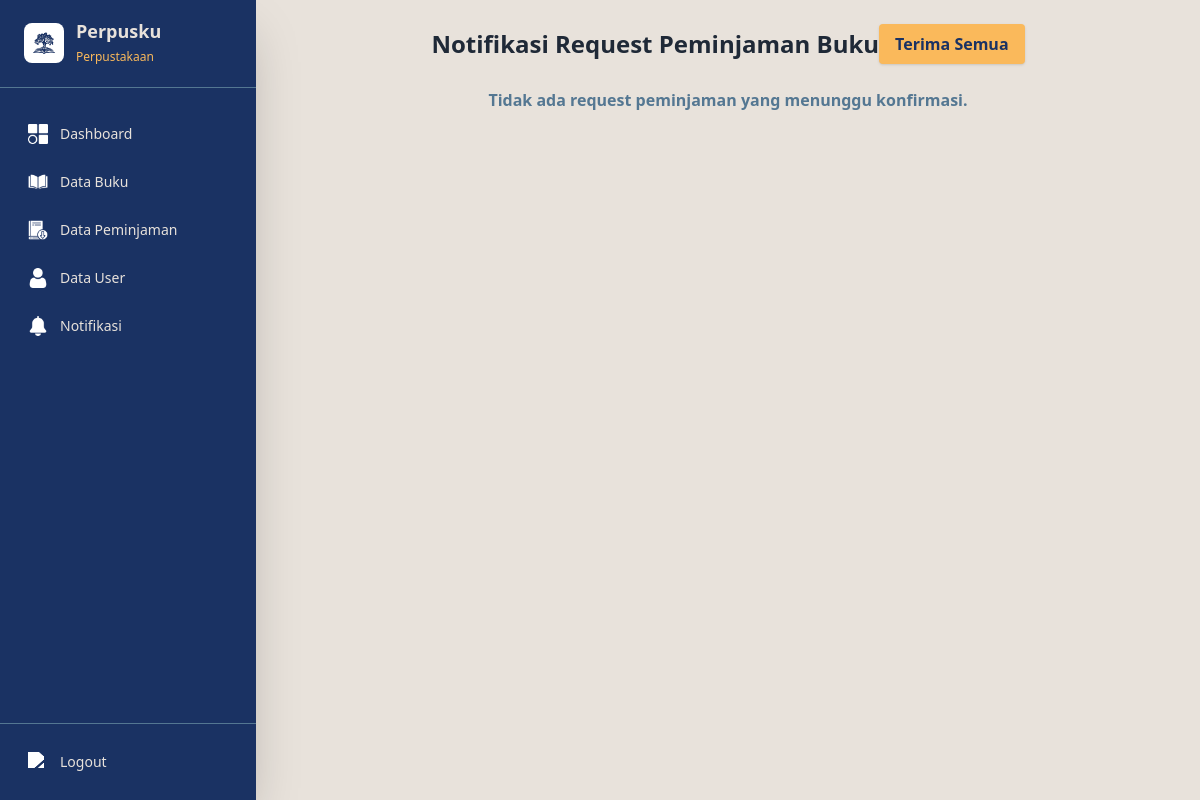
Before: /view/admin/notifikasi.php (signed in) with the older database file.
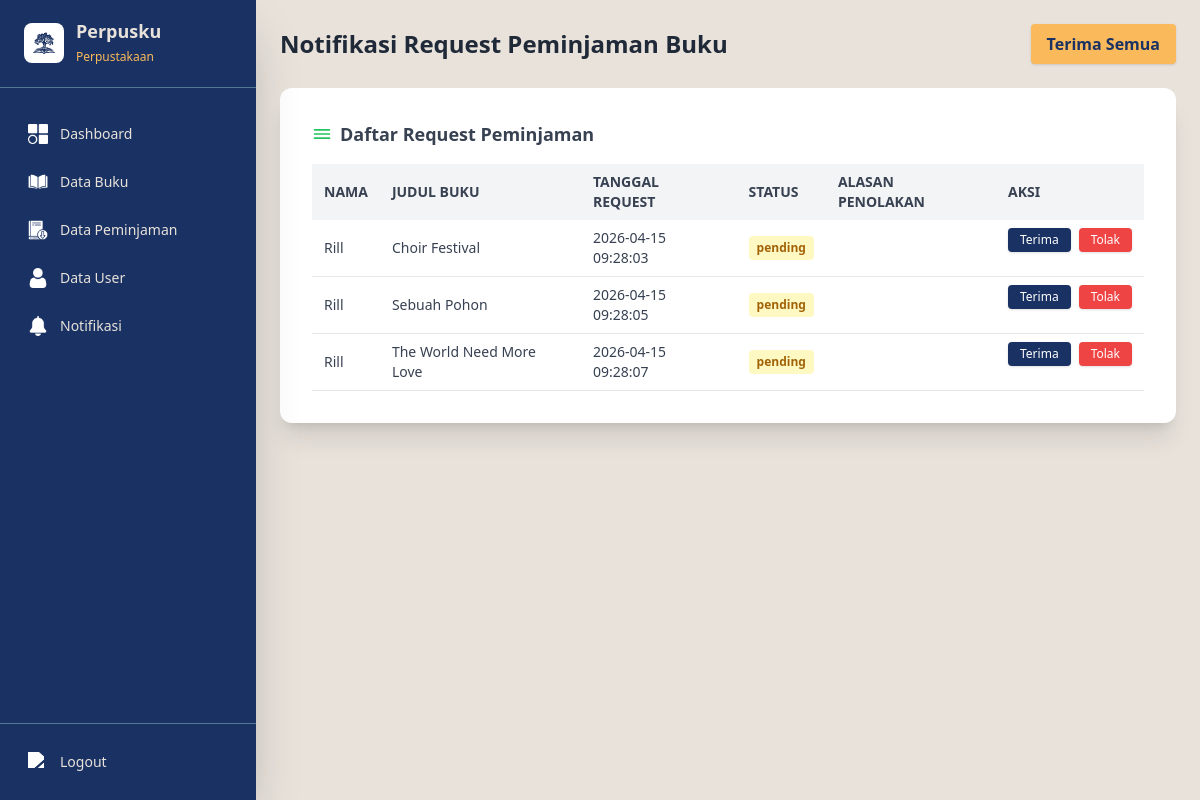
After: the same page with the newer database file.
### tables this page shows
CREATE TABLE `request_peminjaman` (
  `id_request` int(11) NOT NULL,
  `id_user` int(11) DEFAULT NULL,
  `id_buku` int(11) DEFAULT NULL,
  `tanggal_pinjam` date DEFAULT NULL,
  `tanggal_kembali` date DEFAULT NULL,
  `jumlah` int(11) DEFAULT NULL,
  `tanggal_request` datetime DEFAULT current_timestamp(),
  `status` enum('pending','diterima','ditolak') DEFAULT 'pending',
  `alasan_penolakan` text DEFAULT NULL
);

CREATE TABLE `users` (
  `id_user` int(11) NOT NULL,
  `nama` varchar(100) NOT NULL,
  `username` varchar(50) NOT NULL,
  `password` varchar(255) NOT NULL,
  `role` enum('admin','user') NOT NULL,
  `created_at` datetime DEFAULT current_timestamp()
);

CREATE TABLE `buku` (
  `id_buku` int(11) NOT NULL,
  `cover` varchar(255) NOT NULL,
  `judul` varchar(150) NOT NULL,
  `kategori` varchar(255) NOT NULL,
  `penulis` varchar(100) DEFAULT NULL,
  `tahun` year(4) DEFAULT NULL,
  `stok` int(11) NOT NULL,
  `created_at` datetime DEFAULT current_timestamp()
);

### view/admin/notifikasi.php (the view, shortened to what this page needs)
<?php
include '../../model/koneksi.php';
$pending = mysqli_query($koneksi, "SELECT r.id_request, r.id_user, u.nama, r.id_buku, b.judul, r.tanggal_request, r.status, r.alasan_penolakan FROM request_peminjaman r JOIN users u ON r.id_user = u.id_user JOIN buku b ON r.id_buku = b.id_buku WHERE r.status = 'pending' ORDER BY r.tanggal_request ASC");
?>
<!DOCTYPE html>
<html lang="id">
<head>
     <script src="https://cdn.tailwindcss.com"></script>
</head>
<body class="bg-perpusku4 min-h-screen">
    <?php include '../partials/admin_sidebar.php'; ?>
    <div id="mainContent" class="flex-1 flex flex-col min-h-screen md:ml-64 transition-all duration-300 p-4 md:p-6">
        <div class="max-w-4xl mx-auto">
            <div class="flex items-center justify-between mb-6">
                <h2 class="text-2xl font-bold text-gray-800">Notifikasi Request Peminjaman Buku</h2>
                <form method="POST" action="../../controller/aksi_peminjaman.php">
                    <button type="submit" name="aksi" value="approve_all" class="bg-perpusku3 hover:bg-yellow-400 text-perpusku1 font-semibold px-4 py-2 rounded shadow">Terima Semua</button>
                </form>
            </div>
            <?php if (mysqli_num_rows($pending) === 0): ?>
                <div class="text-center text-perpusku2 font-semibold">Tidak ada request peminjaman yang menunggu konfirmasi.</div>
            <?php else: ?>
            <div class="bg-white rounded-xl shadow-xl p-6 md:p-8 mb-8">
                <div class="font-semibold text-lg mb-4 text-gray-700 flex items-center gap-2">
                    <svg xmlns="http://www.w3.org/2000/svg" class="h-5 w-5 text-green-500" fill="none" viewBox="0 0 24 24" stroke="currentColor"><path stroke-linecap="round" stroke-linejoin="round" stroke-width="2" d="M3 7h18M3 12h18M3 17h18" /></svg>
                    Daftar Request Peminjaman
                </div>
                <div class="overflow-x-auto">
                    <table class="min-w-full text-sm text-left text-gray-700">
                        <thead class="bg-gray-100 text-gray-700 uppercase">
                            <tr>
                                <th class="py-2 px-3">Nama</th>
                                <th class="py-2 px-3">Judul Buku</th>
                                <th class="py-2 px-3">Tanggal Request</th>
                                <th class="py-2 px-3">Status</th>
                                <th class="py-2 px-3">Alasan Penolakan</th>
                                <th class="py-2 px-3">Aksi</th>
                            </tr>
                        </thead>
                        <tbody>
                        <?php while ($row = mysqli_fetch_assoc($pending)): ?>
                            <tr class="border-b hover:bg-blue-50">
                                <td class="py-2 px-3"><?= htmlspecialchars($row['nama']) ?></td>
                                <td class="py-2 px-3"><?= htmlspecialchars($row['judul']) ?></td>
                                <td class="py-2 px-3"><?= htmlspecialchars($row['tanggal_request']) ?></td>
                                <td class="py-2 px-3">
                                    <span class="inline-block px-2 py-1 rounded text-xs font-semibold <?= $row['status'] == 'pending' ? 'bg-yellow-100 text-yellow-700' : ($row['status'] == 'approved' ? 'bg-green-100 text-green-700' : 'bg-red-100 text-red-700') ?>">
                                        <?= htmlspecialchars($row['status']) ?>
                                    </span>
                                </td>
                                <td class="py-2 px-3 text-xs text-gray-500"><?= htmlspecialchars($row['alasan_penolakan']) ?></td>
                                <td class="py-2 px-3 flex gap-2">
                                    <form method="POST" action="../../controller/aksi_peminjaman.php" style="display:inline-block;">
                                        <button type="submit" name="aksi" value="approve" class="bg-perpusku1 hover:bg-perpusku2 text-white px-3 py-1 rounded shadow text-xs">Terima</button>
                                    </form>
                                    <form method="POST" action="../../controller/aksi_peminjaman.php" style="display:inline-block;">
                                        <button type="submit" name="aksi" value="reject" class="bg-red-500 hover:bg-red-600 text-white px-3 py-1 rounded shadow text-xs">Tolak</button>
                                    </form>
                                </td>
                            </tr>
                        <?php endwhile; ?>
                        </tbody>
                    </table>
                </div>
            </div>
            <?php endif; ?>
        </div>
    </div>
</body>
</html>

Changed rows visible on the page:
added request_peminjaman: id_user.nama "Rill", id_buku.judul "Choir Festival", tanggal_request "2026-04-15 09:28:03", status "pending"
added request_peminjaman: id_user.nama "Rill", id_buku.judul "Sebuah Pohon", tanggal_request "2026-04-15 09:28:05", status "pending"
added request_peminjaman: id_user.nama "Rill", id_buku.judul "The World Need More Love", tanggal_request "2026-04-15 09:28:07", status "pending"
Other visible differences:
text no longer shown: "Tidak ada request peminjaman yang menunggu konfirmasi."
text now shown: "Daftar Request Peminjaman NAMA JUDUL BUKU TANGGAL REQUEST STATUS ALASAN PENOLAKAN AKSI"
